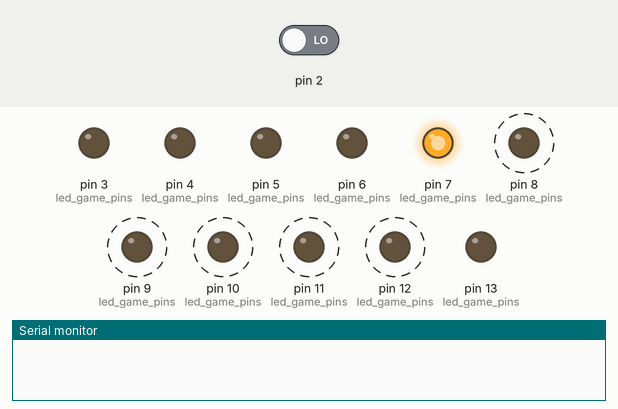
A sketch run on a simulated Arduino Uno, built with avr-gcc and run on an emulated ATmega328P. Shown: output pins drawn as LEDs (lit = HIGH), the last lines printed to the serial monitor. Dashed ring = blinking. Inputs (shaded band) come from the test bench; at power-on: pin 2 LOW.

Above: at 0.56 s.
At 1.35 s:
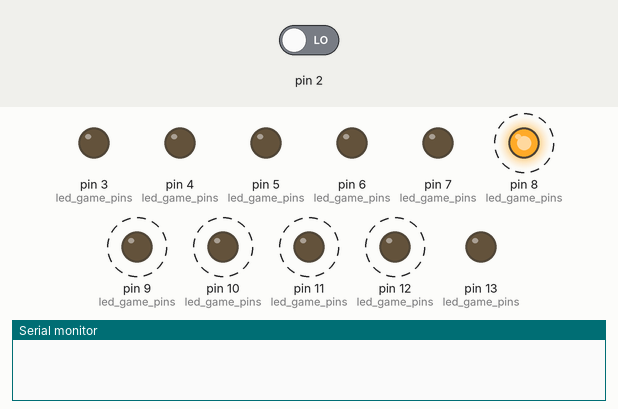
1.4 s: pin 2 driven HIGH
At 2.1 s:
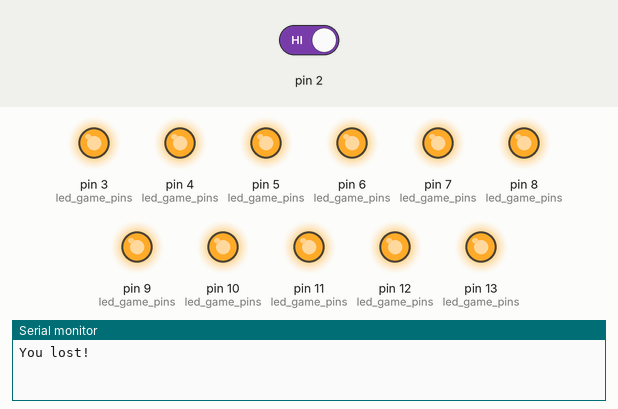
Timing chart, 0 to 4.4 s (numbered marks = the images above; inputs shaded):
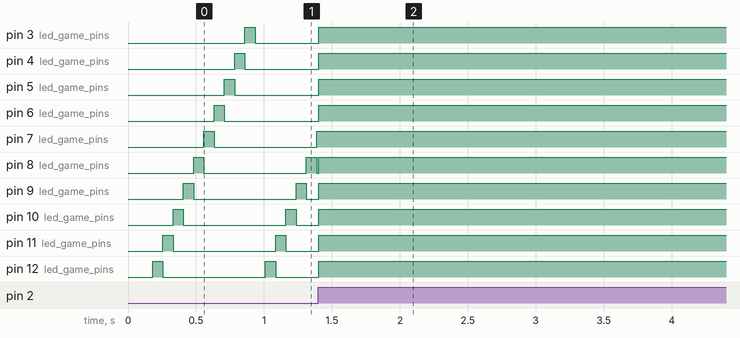

Measured:
- after the input at 1.4 s, pin 7 (led_game_pins): stops changing and stays HIGH

The sketch:

leds.ino
```cpp
#include <Arduino.h>

class LedGame
{
public:
	LedGame(size_t led_count, int *led_pins, int led_steps, int btn_pin);

	void setup();

	void loop();

private:
	size_t _led_count;
	int *_led_pins;
	int _led_steps;
	int _at_step;
	int _on_led;
	int _btn_pin;
	bool _done;

	void on_lose();
	void on_win();
};

LedGame::LedGame(size_t led_count, int *led_pins, int led_steps, int btn_pin)
{
	this->_led_count = led_count;
	this->_led_pins = led_pins;
	this->_led_steps = led_steps;
	this->_on_led = 0;
	this->_at_step = 0;
	this->_btn_pin = btn_pin;
	this->_done = false;
}

void LedGame::setup()
{
	for (int ii = 0; ii < this->_led_count; ++ii) {
		pinMode(this->_led_pins[ii], OUTPUT);
		delay(10);
		digitalWrite(this->_led_pins[ii], LOW);
	}

	pinMode(this->_btn_pin, INPUT);
}

void LedGame::on_lose()
{
	for (int ii = 0; ii < this->_led_count; ++ii) {
		digitalWrite(this->_led_pins[ii], HIGH);
	}
	Serial.println("You lost!");
}

void LedGame::on_win()
{
	Serial.println("You won!");
}

void LedGame::loop()
{
	if (this->_led_count == 0 || this->_done)
		return;

	this->_at_step = (this->_at_step + 1) % this->_led_steps;
	if (this->_at_step == 0) {
		digitalWrite(this->_led_pins[this->_on_led], LOW);
		this->_on_led = (this->_on_led + 1) % this->_led_count;
		digitalWrite(this->_led_pins[this->_on_led], HIGH);
	}

	int btn_pressed = digitalRead(this->_btn_pin);

	if (btn_pressed == HIGH)
	{
		if (this->_on_led == this->_led_count/2)
			this->on_win();
		else
			this->on_lose();

		this->_done = true;
	}

	delay(5);
}

int led_game_pins[11] = {13, 12, 11, 10, 9, 8, 7, 6, 5, 4, 3};
LedGame led_game_inst(11, (int*)&led_game_pins, 15, 2);

void setup()
{
	Serial.begin(9600);
	led_game_inst.setup();
}

void loop()
{
	led_game_inst.loop();
}
```
